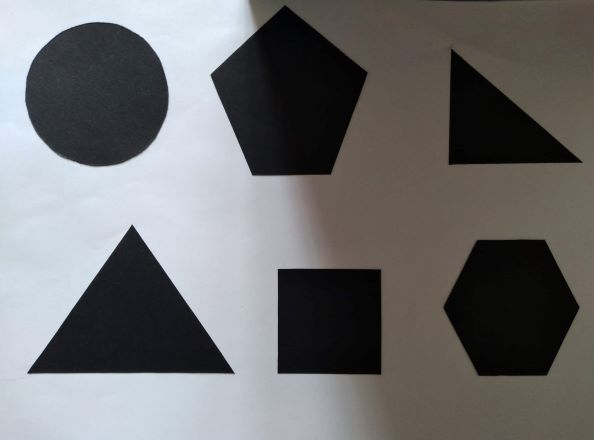
#> input picture Shadow_Image_ShapeDetection/golgeli.jpeg, 594 x 440 px
$ python main.py
#> lines starting #> are read from the running program, lines starting #| are printed output that depends on the picture; after the words box and inside, x2 and y2 are one past the last pixel; in counts of white or black regions, pixels touching at a corner belong together
import numpy as np
import cv2

#resmi belirtilen konumdan okuduk
img = cv2.imread('golgeli.jpeg')
#> img is the input picture: shape (440, 594, 3); mean B, G, R 110.9, 110.2, 110.4
#resim algılama işleminde kolaylık sağlaması için resmi gri yaptık
grayImg= cv2.cvtColor(img, cv2.COLOR_BGR2GRAY)


#resmi gürültülerden arındırmak için gaussian filtresi uygulanarak resim blurlandı
smooth = cv2.GaussianBlur(grayImg, (95,95), 0)
cv2.imshow("smooth",smooth)
#gri resim ve filtre uygulanmış resme bölme işlemi uygulandı
division = cv2.divide(grayImg, smooth, scale=182)
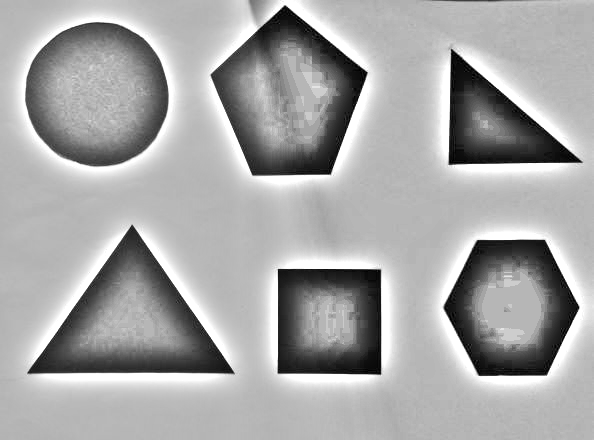
#> division: shape (440, 594); min 0, max 255, mean 166.8
#kenarları daha iyi algılamak için  division uygulanan görsele canny filtresi uygulandı
canny=cv2.Canny(division,600,600)
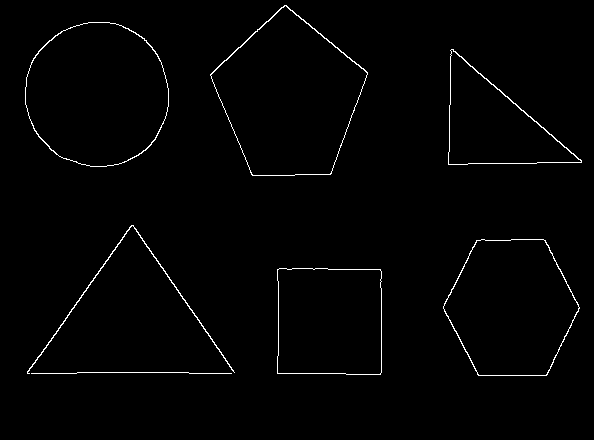
#> canny: shape (440, 594); 1.2% white in thin lines or dots, all inside (x1, y1, x2, y2) = (25, 5, 582, 376)
cv2.imshow("division",division)
#otsu threshold ile  otomatik eşik değerleri algılandı,division  resme uygulandı
ret , thresh = cv2.threshold(division,0,255,cv2.THRESH_BINARY+cv2.THRESH_OTSU)
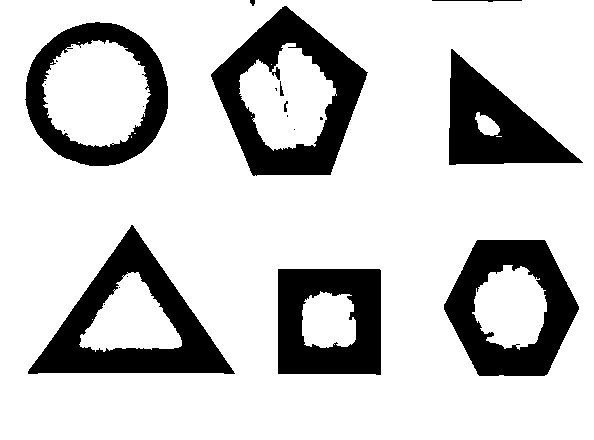
#> thresh: shape (440, 594); 79.5% white; 22 black regions (12 under 20 px)
#> ret = 128

#canny filtresi uygulanmış görseldeki contour değerleri belirlendi
contours , hierarchy = cv2.findContours(canny, cv2.RETR_TREE, cv2.CHAIN_APPROX_SIMPLE)
#> contours = 12 contours, 1 with area under 20; largest, box (x1, y1, x2, y2) and area: (210, 5, 368, 176) 17408, (210, 5, 368, 176) 17266, (25, 22, 169, 167) 16316, (25, 22, 169, 167) 16205, (443, 239, 580, 376) 13870
# bulunan contour kısımları orjinal resimde çizildi
cv2.drawContours(img, contours, -1, (0, 0, 255), 1)
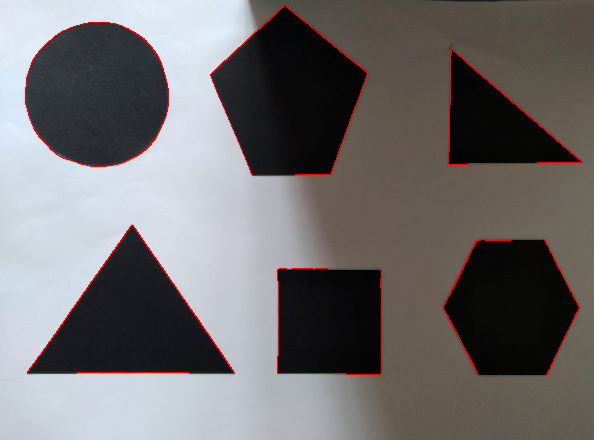
#> img: shape (440, 594, 3); 1.24% of pixels changed, all inside (x1, y1, x2, y2) = (25, 5, 582, 376)
for c in contours:
    #sınırlayıcı dörtgenin sol üst  x,y koordinatları ,genişlik ve yüksekliğine değişken atanır
    x, y , w, h = cv2.boundingRect(c)
    #bulunan konturleri kapsayan dörtgenler  gri görselde çizilir
    grayImg = cv2.rectangle(grayImg,(x,y),(x+w,y+h),(0,255,0),2)

    cv2.imshow("Detected Shapes", grayImg)
    aspectRatio = float(w)/h
    area = cv2.contourArea(c)
    extent = area / float(w*h)
    perimeter = cv2.arcLength(c, True)
    print(x)
    print(y)
    print(w)
    print(h)
    print(area)
    print(perimeter)

    if (abs((w*h) - area) < 1400):
       cv2.putText(img, "Square", (x, y), cv2.FONT_HERSHEY_COMPLEX, 0.5, (0, 0, 255))
       print("Square")
       print("-------------")

    elif (abs(((w*h) / 2) - area) <200):
       cv2.putText(img, "Triangle", (x, y), cv2.FONT_HERSHEY_COMPLEX, 0.5, (0, 0, 255))
       print("Triangle")
       print("-------------")

    elif (abs(((w*h) * 0.785) - area) <500):
       cv2.putText(img, "Circle", (x, y), cv2.FONT_HERSHEY_COMPLEX, 0.5, (0, 0, 255))
       print("Circle")
       print("-------------")

    elif (abs(((w*h) * 0.738) - area) < 1000):
       cv2.putText(img, "Hexagon", (x, y), cv2.FONT_HERSHEY_COMPLEX, 0.5, (0, 0, 255))
       print("Hexagon")
       print("-------------")
    elif (abs(((w*h)*0.692))- area <1800):
       cv2.putText(img, "Pentagon", (x, y), cv2.FONT_HERSHEY_COMPLEX, 0.5, (0, 0, 255))
       print("Pentagon")
       print("-------------")
#> this loop made 12 passes
#> (x, y, w, h, aspectRatio, area, extent, perimeter) on passes 2 to 12: (277, 268, 105, 107, 0.981, 10807.5, 0.962, 421.2), (277, 268, 105, 107, 0.981, 10805.5, 0.962, 418.9), (443, 239, 137, 137, 1, 13870.5, 0.739, 464.6), (443, 239, 137, 137, 1, 13755.5, 0.733, 462.2), (27, 225, 208, 149, 1.4, 204.5, 0.0066, 766.1), (448, 49, 134, 116, 1.16, 7792.5, 0.501, 430.3), (448, 49, 134, 116, 1.16, 7681, 0.494, 428.5), (25, 22, 144, 145, 0.993, 16316, 0.781, 479.1), (25, 22, 144, 145, 0.993, 16205, 0.776, 476.8), (210, 5, 158, 171, 0.924, 17408.5, 0.644, 528.1), (210, 5, 158, 171, 0.924, 17266.5, 0.639, 525.7)
#> (printed output is left out)
#> pass 1, `grayImg = cv2.rectangle(grayImg,(x,y),(x+w,y+h),(0,255,0),2)`:
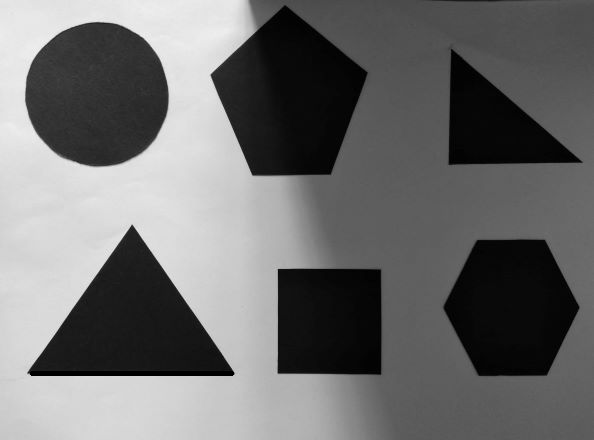
#> grayImg: shape (440, 594); min 0, max 247, mean 109.8
#> after the loop:
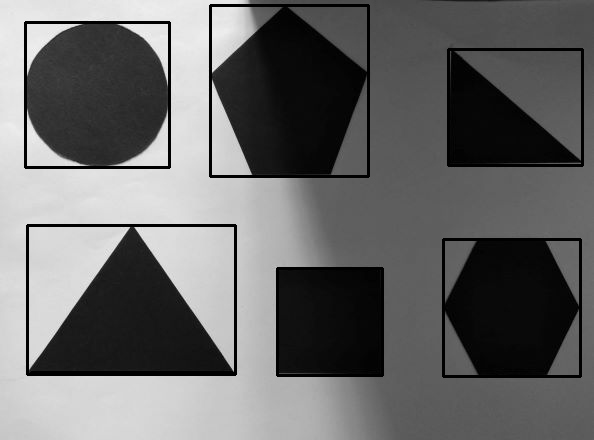
#> grayImg: shape (440, 594); min 0, max 247, mean 104.6
#> after the loop:
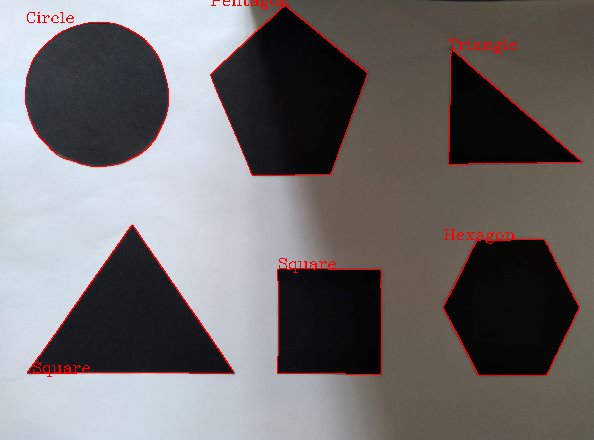
#> img: shape (440, 594, 3); 0.41% of pixels changed, all inside (x1, y1, x2, y2) = (27, 0, 517, 377)

cv2.imshow('Shapes', img)
cv2.waitKey(0)
cv2.destroyAllWindows()
